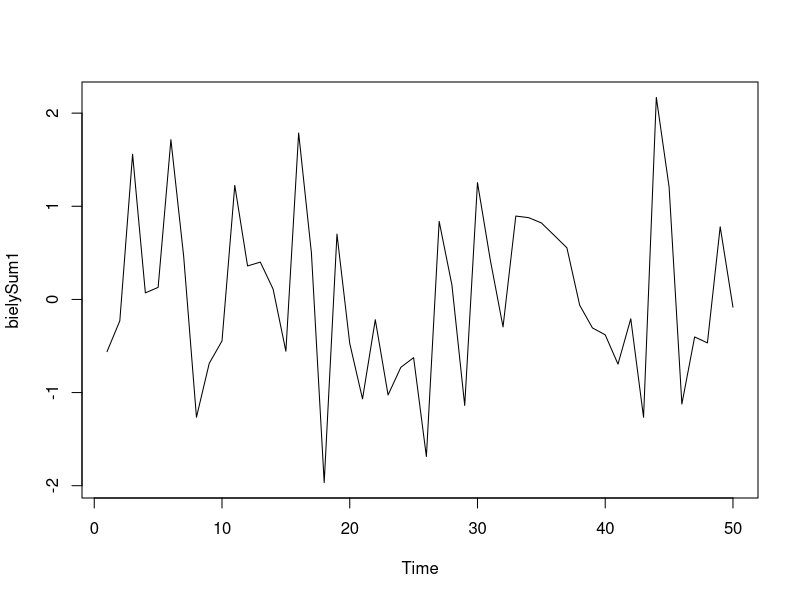
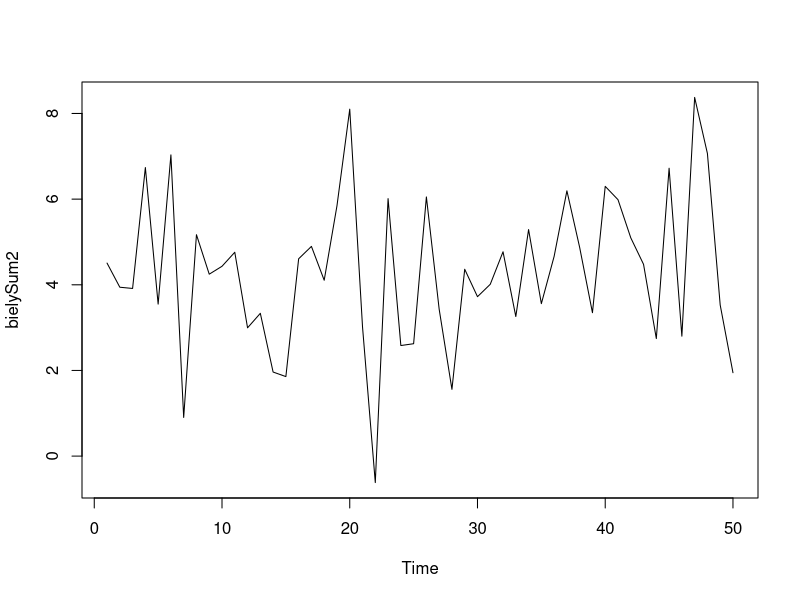
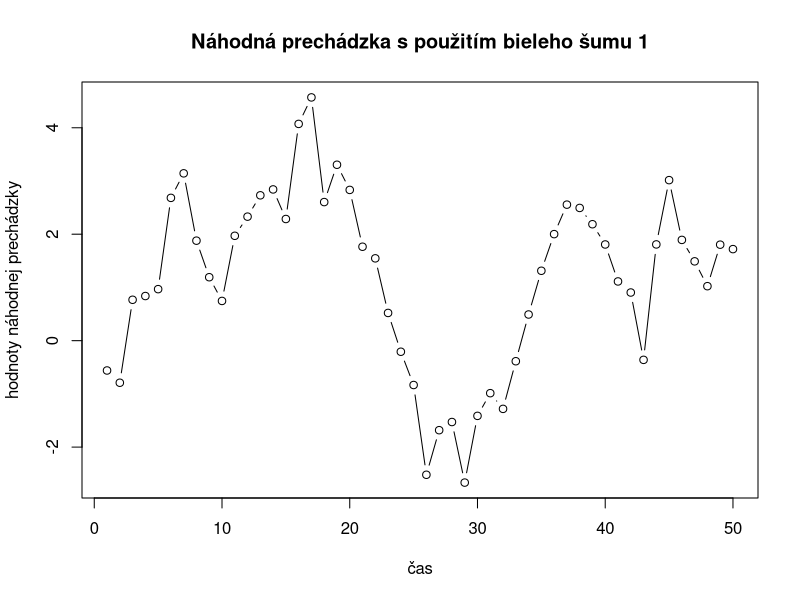
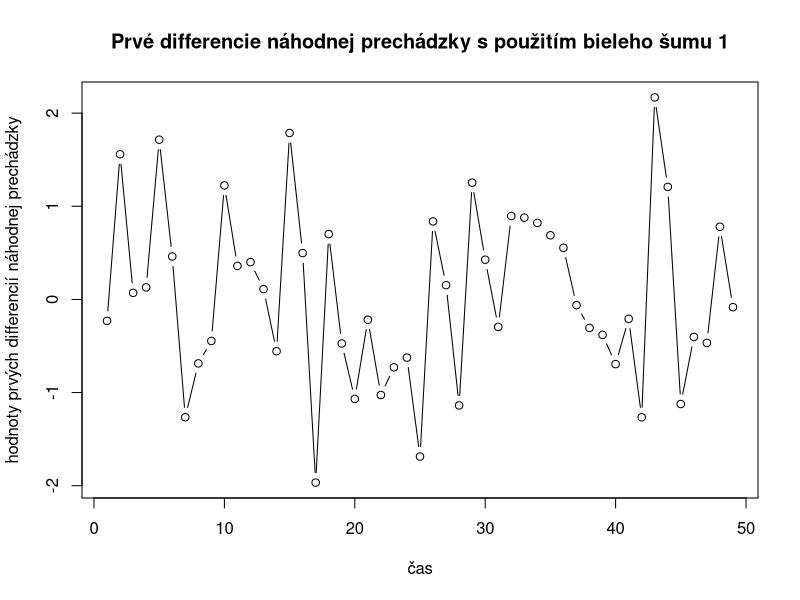
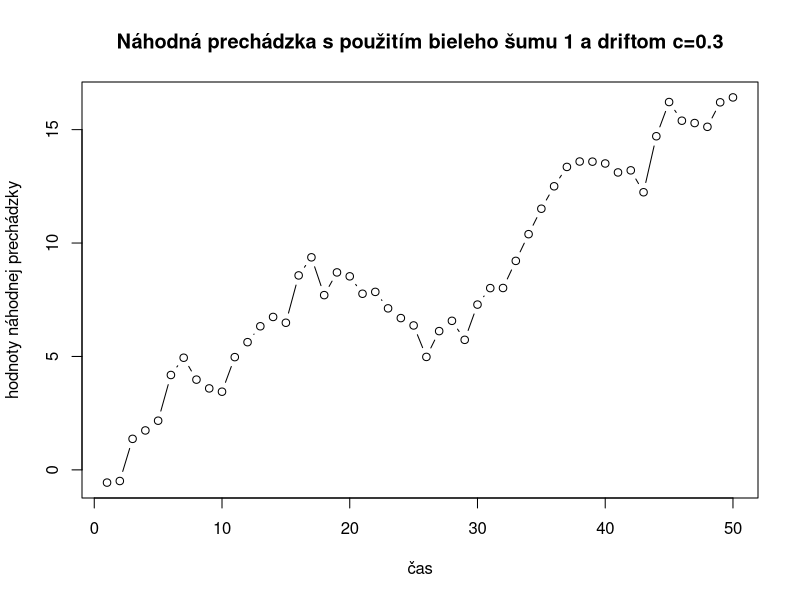
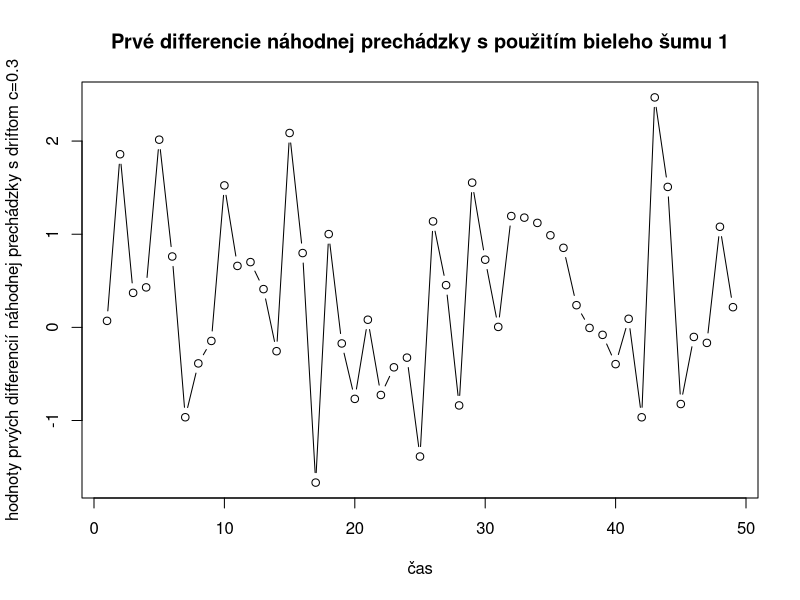
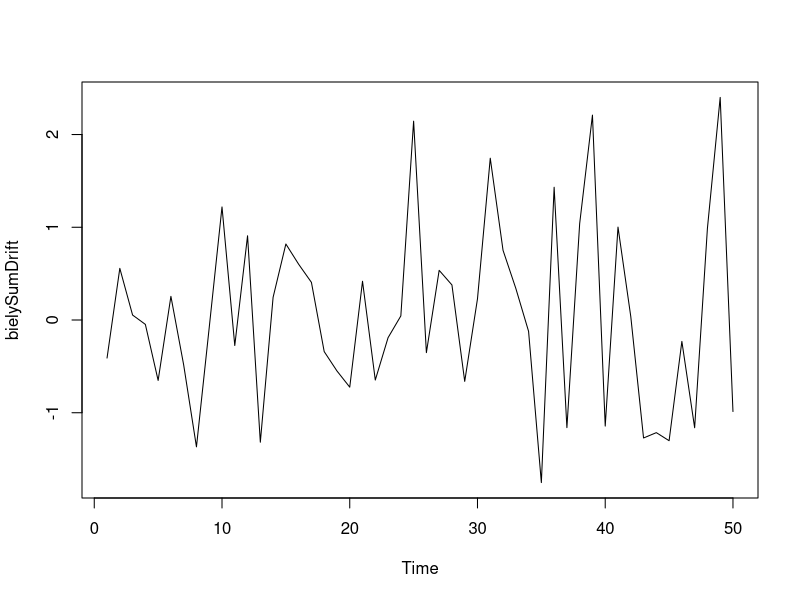
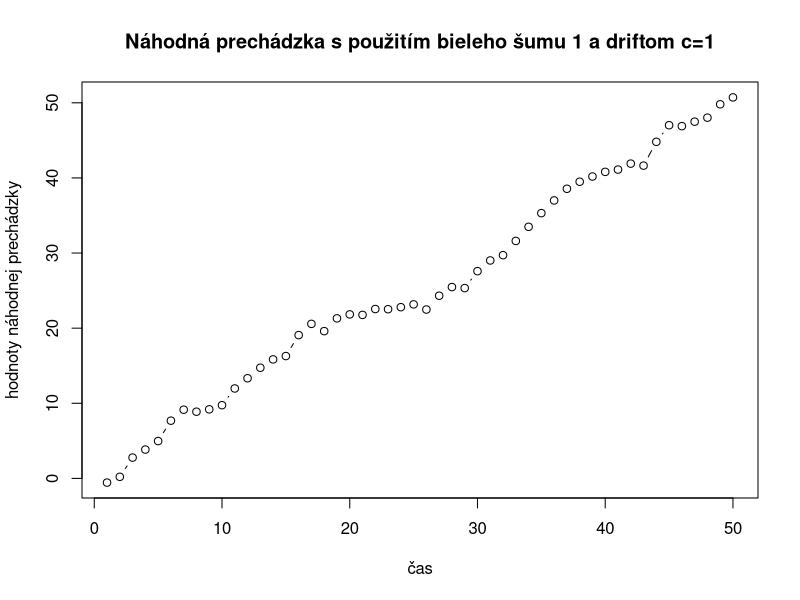

R code for these plots, in order:
## ---- chunk 1
set.seed(123)
# Simulácia n = 50 pozorovaní modelu bieleho šumu
bielySum1 <- arima.sim(model = list(order = c(0, 0, 0)), n = 50)
head(bielySum1)
## ---- chunk 2
ts.plot(bielySum1)
## ---- chunk 3
bielySum2 <- arima.sim(model = list(order = c(0, 0, 0)), n = 50, mean=4,sd=2)
head(bielySum2)
ts.plot(bielySum2)
## ---- chunk 4
arima(bielySum1, order = c(0, 0, 0))
mean(bielySum1)
var(bielySum1)
sqrt(var(bielySum1))
## ---- chunk 5
arima(bielySum2, order = c(0, 0, 0))
mean(bielySum2)
var(bielySum2)
sqrt(var(bielySum2))
## ---- chunk 6
randomWalk <- rep(0,length(bielySum1))
#vypočítame prvý člen radu náhodnej prechádzky  
randomWalk[1] <- randomWalk[1] + bielySum1[1]
for (i in 2:length(bielySum1)) {
    randomWalk[i] <- randomWalk[i-1] + bielySum1[i]
}
plot(randomWalk,type="b", xlab="čas",ylab="hodnoty náhodnej prechádzky", main="Náhodná prechádzka s použitím bieleho šumu 1")
## ---- chunk 7
prveDiffRW <- diff(randomWalk)
plot(prveDiffRW,type="b",xlab="čas",ylab="hodnoty prvých differencií náhodnej prechádzky",main="Prvé differencie náhodnej prechádzky s použitím bieleho šumu 1")
mean(prveDiffRW)
var(prveDiffRW)
sqrt(var(prveDiffRW))

mean(bielySum1[2:50])
var(bielySum1[2:50])
## ---- chunk 8
c <- 0.3
randomWalkDrift <- rep(0,length(bielySum1))
#vypočítame prvý člen radu náhodnej prechádzky 
randomWalkDrift[1] <- randomWalkDrift[1] + bielySum1[1]
for (i in 2:length(bielySum1)) {
    randomWalkDrift[i] <- c + randomWalkDrift[i-1] + bielySum1[i]
}
plot(randomWalkDrift,type="b", xlab="čas",ylab="hodnoty náhodnej prechádzky", main="Náhodná prechádzka s použitím bieleho šumu 1 a driftom c=0.3")
## ---- chunk 9
prveDiffRWDrift <- diff(randomWalkDrift)
plot(prveDiffRWDrift,type="b",xlab="čas",ylab="hodnoty prvých differencií náhodnej prechádzky s driftom c=0.3",main="Prvé differencie náhodnej prechádzky s použitím bieleho šumu 1")
mean(prveDiffRWDrift)
var(prveDiffRWDrift)
sqrt(var(prveDiffRWDrift))

mean(bielySum1[2:50])
var(bielySum1[2:50])
## ---- chunk 10

bielySumDrift <- arima.sim(model = list(order = c(0, 0, 0)), n = 50, mean=0.3)
head(bielySumDrift)
ts.plot(bielySumDrift)

mean(bielySumDrift)
var(bielySumDrift)
sqrt(var(bielySumDrift))

arima(bielySumDrift, order = c(0, 0, 0))
## ---- chunk 11
c <- 1
randomWalkDriftVelky <- rep(0,length(bielySum1))
#vypočítame prvý člen radu náhodnej prechádzky 
randomWalkDriftVelky[1] <- randomWalkDriftVelky[1] + bielySum1[1]
for (i in 2:length(bielySum1)) {
    randomWalkDriftVelky[i] <- c + randomWalkDriftVelky[i-1] + bielySum1[i]
}
plot(randomWalkDriftVelky,type="b", xlab="čas",ylab="hodnoty náhodnej prechádzky", main="Náhodná prechádzka s použitím bieleho šumu 1 a driftom c=1")

prveDiffRWDriftVelky <- diff(randomWalkDriftVelky)
plot(prveDiffRWDriftVelky,type="b",xlab="čas",ylab="hodnoty prvých differencií náhodnej prechádzky s driftom c=1",main="Prvé differencie náhodnej prechádzky s použitím bieleho šumu 1")
mean(prveDiffRWDriftVelky)
var(prveDiffRWDriftVelky)
sqrt(var(prveDiffRWDriftVelky))

mean(bielySum1[2:50])
var(bielySum1[2:50])

bielySumDriftVelky <- arima.sim(model = list(order = c(0, 0, 0)), n = 50, mean=1)
head(bielySumDriftVelky)
ts.plot(bielySumDriftVelky)

mean(bielySumDriftVelky)
var(bielySumDriftVelky)
sqrt(var(bielySumDriftVelky))

arima(bielySumDriftVelky, order = c(0, 0, 0))
